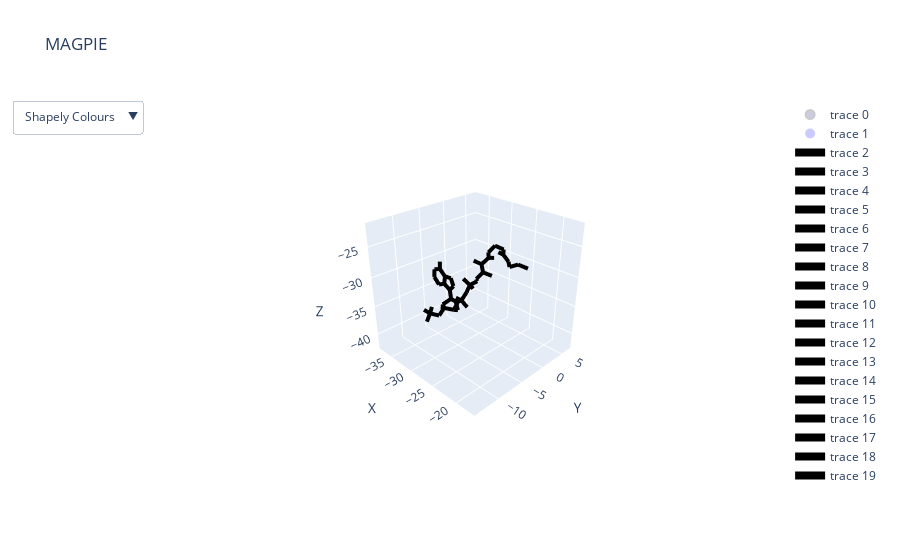

Source (notebook cell):
### Markdown cell above
## 3. Plot points in 3D viewer.

### Code cell
from matplotlib.pyplot import plot
df_target,df_binder = sequence_logo_main.plot(pdb_files, target_chain,binding_chain,is_ligand,plot_list, distance)

### Figure 1 — Plotly figure (JSON) as saved in the notebook; plotly's stock layout.template omitted (floating-point values rounded to 4 significant figures; data arrays with more than 128 entries replaced by an {"elided": "..."} marker saying what was removed)
{"data": [{"hoverinfo": "text", "hoverlabel": {"bgcolor": "yellow", "bordercolor": "black"}, "marker": {"color": {"elided": "834 str values"}, "line": {"color": "black", "width": 2}, "opacity": 0, "size": 9}, "mode": "markers", "text": {"elided": "834 str values"}, "type": "scatter3d", "x": {"elided": "834 float values"}, "y": {"elided": "834 float values"}, "z": {"elided": "834 float values"}}, {"hoverinfo": "text", "hoverlabel": {"bgcolor": "gray", "bordercolor": "white"}, "marker": {"color": ["#0000FF", "#808080", "#0000FF", "#808080", "#808080", "#808080", "#0000FF", "#0000FF", "#808080", "#0000FF", "#808080", "#808080", "#FF0000", "#808080", "#FF0000", "#FFA500", "#FF0000", "#FF0000", "#FF0000", "#808080", "#FF0000", "#808080", "#FF0000", "#FFA500", "#FF0000", "#FF0000", "#FF0000", "#FFA500", "#FF0000", "#FF0000", "#FF0000", "#808080", "#808080", "#808080", "#808080", "#808080", "#FF0000", "#808080", "#FF0000", "#0000FF", "#808080", "#808080", "#808080", "#FF0000", "#0000FF", "#808080", "#808080", "#FFFF00"], "line": {"color": "white", "width": 5}, "opacity": 0, "size": 15}, "mode": "markers", "text": ["N1A", "C2A", "N3A", "C4A", "C5A", "C6A", "N6A", "N7A", "C8A", "N9A", "C1B", "C2B", "O2B", "C3B", "O3B", "P3B", "O7A", "O8A", "O9A", "C4B", "O4B", "C5B", "O5B", "P1A", "O1A", "O2A", "O3A", "P2A", "O4A", "O5A", "O6A", "CBP", "CCP", "CDP", "CEP", "CAP", "OAP", "C9P", "O9P", "N8P", "C7P", "C6P", "C5P", "O5P", "N4P", "C3P", "C2P", "S1P"], "type": "scatter3d", "x": [-31.8, -30.97, -30.3, -30.57, -31.4, -32.05, -32.88, -31.41, -30.61, -30.06, -29.14, -29.79, -28.8, -30.4, -30.65, -32.17, -33.08, -32.4, -32.24, -29.28, -28.77, -29.71, -30.81, -31.16, -32.63, -30.31, -30.71, -31.32, -31.53, -32.49, -30.13, -28.83, -29.47, -27.87, -28.03, -29.91, -30.69, -29.33, -29.22, -28.96, -28.39, -27.0, -26.04, -26.14, -25.09, -24.02, -22.74, -21.95], "y": [-7.781, -8.556, -8.28, -7.029, -6.116, -6.525, -5.752, -4.93, -5.149, -6.403, -6.997, -8.136, -9.064, -7.375, -8.216, -8.771, -7.612, -9.31, -9.853, -6.385, -6.021, -5.143, -4.52, -2.998, -2.845, -2.534, -2.258, -0.926, 0.047, -1.269, -0.388, -0.422, -1.274, 0.59, -1.326, 0.32, -0.633, 1.328, 2.507, 0.881, 1.743, 2.213, 1.061, 0.033, 1.215, 0.249, 0.658, 2.048], "z": [-28.72, -29.42, -30.54, -30.95, -30.34, -29.16, -28.47, -31.06, -32.07, -32.05, -33.0, -33.78, -34.18, -34.96, -36.08, -36.09, -35.77, -37.48, -35.04, -35.26, -33.95, -36.0, -35.31, -35.65, -35.79, -36.78, -34.31, -33.68, -34.79, -32.83, -32.76, -30.72, -31.81, -31.35, -29.77, -29.92, -29.23, -28.94, -29.27, -27.75, -26.72, -27.08, -27.28, -26.62, -28.21, -28.42, -27.75, -28.59]}, {"hoverinfo": "skip", "line": {"color": "black", "width": 8}, "mode": "lines", "type": "scatter3d", "x": [-31.8, -30.97], "y": [-7.781, -8.556], "z": [-28.72, -29.42]}, {"hoverinfo": "skip", "line": {"color": "black", "width": 8}, "mode": "lines", "type": "scatter3d", "x": [-31.8, -32.05], "y": [-7.781, -6.525], "z": [-28.72, -29.16]}, {"hoverinfo": "skip", "line": {"color": "black", "width": 8}, "mode": "lines", "type": "scatter3d", "x": [-31.8, -30.97], "y": [-7.781, -8.556], "z": [-28.72, -29.42]}, {"hoverinfo": "skip", "line": {"color": "black", "width": 8}, "mode": "lines", "type": "scatter3d", "x": [-30.97, -30.3], "y": [-8.556, -8.28], "z": [-29.42, -30.54]}, {"hoverinfo": "skip", "line": {"color": "black", "width": 8}, "mode": "lines", "type": "scatter3d", "x": [-30.97, -30.3], "y": [-8.556, -8.28], "z": [-29.42, -30.54]}, {"hoverinfo": "skip", "line": {"color": "black", "width": 8}, "mode": "lines", "type": "scatter3d", "x": [-30.3, -30.57], "y": [-8.28, -7.029], "z": [-30.54, -30.95]}, {"hoverinfo": "skip", "line": {"color": "black", "width": 8}, "mode": "lines", "type": "scatter3d", "x": [-30.3, -30.57], "y": [-8.28, -7.029], "z": [-30.54, -30.95]}, {"hoverinfo": "skip", "line": {"color": "black", "width": 8}, "mode": "lines", "type": "scatter3d", "x": [-30.57, -31.4], "y": [-7.029, -6.116], "z": [-30.95, -30.34]}, {"hoverinfo": "skip", "line": {"color": "black", "width": 8}, "mode": "lines", "type": "scatter3d", "x": [-30.57, -30.06], "y": [-7.029, -6.403], "z": [-30.95, -32.05]}, {"hoverinfo": "skip", "line": {"color": "black", "width": 8}, "mode": "lines", "type": "scatter3d", "x": [-30.57, -31.4], "y": [-7.029, -6.116], "z": [-30.95, -30.34]}, {"hoverinfo": "skip", "line": {"color": "black", "width": 8}, "mode": "lines", "type": "scatter3d", "x": [-31.4, -32.05], "y": [-6.116, -6.525], "z": [-30.34, -29.16]}, {"hoverinfo": "skip", "line": {"color": "black", "width": 8}, "mode": "lines", "type": "scatter3d", "x": [-31.4, -31.41], "y": [-6.116, -4.93], "z": [-30.34, -31.06]}, {"hoverinfo": "skip", "line": {"color": "black", "width": 8}, "mode": "lines", "type": "scatter3d", "x": [-31.8, -32.05], "y": [-7.781, -6.525], "z": [-28.72, -29.16]}, {"hoverinfo": "skip", "line": {"color": "black", "width": 8}, "mode": "lines", "type": "scatter3d", "x": [-31.4, -32.05], "y": [-6.116, -6.525], "z": [-30.34, -29.16]}, {"hoverinfo": "skip", "line": {"color": "black", "width": 8}, "mode": "lines", "type": "scatter3d", "x": [-32.05, -32.88], "y": [-6.525, -5.752], "z": [-29.16, -28.47]}, {"hoverinfo": "skip", "line": {"color": "black", "width": 8}, "mode": "lines", "type": "scatter3d", "x": [-32.05, -32.88], "y": [-6.525, -5.752], "z": [-29.16, -28.47]}, {"hoverinfo": "skip", "line": {"color": "black", "width": 8}, "mode": "lines", "type": "scatter3d", "x": [-31.4, -31.41], "y": [-6.116, -4.93], "z": [-30.34, -31.06]}, {"hoverinfo": "skip", "line": {"color": "black", "width": 8}, "mode": "lines", "type": "scatter3d", "x": [-31.41, -30.61], "y": [-4.93, -5.149], "z": [-31.06, -32.07]}, {"hoverinfo": "skip", "line": {"color": "black", "width": 8}, "mode": "lines", "type": "scatter3d", "x": [-31.41, -30.61], "y": [-4.93, -5.149], "z": [-31.06, -32.07]}, {"hoverinfo": "skip", "line": {"color": "black", "width": 8}, "mode": "lines", "type": "scatter3d", "x": [-30.61, -30.06], "y": [-5.149, -6.403], "z": [-32.07, -32.05]}, {"hoverinfo": "skip", "line": {"color": "black", "width": 8}, "mode": "lines", "type": "scatter3d", "x": [-30.57, -30.06], "y": [-7.029, -6.403], "z": [-30.95, -32.05]}, {"hoverinfo": "skip", "line": {"color": "black", "width": 8}, "mode": "lines", "type": "scatter3d", "x": [-30.61, -30.06], "y": [-5.149, -6.403], "z": [-32.07, -32.05]}, {"hoverinfo": "skip", "line": {"color": "black", "width": 8}, "mode": "lines", "type": "scatter3d", "x": [-30.06, -29.14], "y": [-6.403, -6.997], "z": [-32.05, -33.0]}, {"hoverinfo": "skip", "line": {"color": "black", "width": 8}, "mode": "lines", "type": "scatter3d", "x": [-30.06, -29.14], "y": [-6.403, -6.997], "z": [-32.05, -33.0]}, {"hoverinfo": "skip", "line": {"color": "black", "width": 8}, "mode": "lines", "type": "scatter3d", "x": [-29.14, -29.79], "y": [-6.997, -8.136], "z": [-33.0, -33.78]}, {"hoverinfo": "skip", "line": {"color": "black", "width": 8}, "mode": "lines", "type": "scatter3d", "x": [-29.14, -28.77], "y": [-6.997, -6.021], "z": [-33.0, -33.95]}, {"hoverinfo": "skip", "line": {"color": "black", "width": 8}, "mode": "lines", "type": "scatter3d", "x": [-29.14, -29.79], "y": [-6.997, -8.136], "z": [-33.0, -33.78]}, {"hoverinfo": "skip", "line": {"color": "black", "width": 8}, "mode": "lines", "type": "scatter3d", "x": [-29.79, -28.8], "y": [-8.136, -9.064], "z": [-33.78, -34.18]}, {"hoverinfo": "skip", "line": {"color": "black", "width": 8}, "mode": "lines", "type": "scatter3d", "x": [-29.79, -30.4], "y": [-8.136, -7.375], "z": [-33.78, -34.96]}, {"hoverinfo": "skip", "line": {"color": "black", "width": 8}, "mode": "lines", "type": "scatter3d", "x": [-29.79, -28.8], "y": [-8.136, -9.064], "z": [-33.78, -34.18]}, {"hoverinfo": "skip", "line": {"color": "black", "width": 8}, "mode": "lines", "type": "scatter3d", "x": [-29.79, -30.4], "y": [-8.136, -7.375], "z": [-33.78, -34.96]}, {"hoverinfo": "skip", "line": {"color": "black", "width": 8}, "mode": "lines", "type": "scatter3d", "x": [-30.4, -30.65], "y": [-7.375, -8.216], "z": [-34.96, -36.08]}, {"hoverinfo": "skip", "line": {"color": "black", "width": 8}, "mode": "lines", "type": "scatter3d", "x": [-30.4, -29.28], "y": [-7.375, -6.385], "z": [-34.96, -35.26]}, {"hoverinfo": "skip", "line": {"color": "black", "width": 8}, "mode": "lines", "type": "scatter3d", "x": [-30.4, -30.65], "y": [-7.375, -8.216], "z": [-34.96, -36.08]}, {"hoverinfo": "skip", "line": {"color": "black", "width": 8}, "mode": "lines", "type": "scatter3d", "x": [-30.65, -32.17], "y": [-8.216, -8.771], "z": [-36.08, -36.09]}, {"hoverinfo": "skip", "line": {"color": "black", "width": 8}, "mode": "lines", "type": "scatter3d", "x": [-30.65, -32.17], "y": [-8.216, -8.771], "z": [-36.08, -36.09]}, {"hoverinfo": "skip", "line": {"color": "black", "width": 8}, "mode": "lines", "type": "scatter3d", "x": [-32.17, -33.08], "y": [-8.771, -7.612], "z": [-36.09, -35.77]}, {"hoverinfo": "skip", "line": {"color": "black", "width": 8}, "mode": "lines", "type": "scatter3d", "x": [-32.17, -32.4], "y": [-8.771, -9.31], "z": [-36.09, -37.48]}, {"hoverinfo": "skip", "line": {"color": "black", "width": 8}, "mode": "lines", "type": "scatter3d", "x": [-32.17, -32.24], "y": [-8.771, -9.853], "z": [-36.09, -35.04]}, {"hoverinfo": "skip", "line": {"color": "black", "width": 8}, "mode": "lines", "type": "scatter3d", "x": [-32.17, -33.08], "y": [-8.771, -7.612], "z": [-36.09, -35.77]}, {"hoverinfo": "skip", "line": {"color": "black", "width": 8}, "mode": "lines", "type": "scatter3d", "x": [-32.17, -32.4], "y": [-8.771, -9.31], "z": [-36.09, -37.48]}, {"hoverinfo": "skip", "line": {"color": "black", "width": 8}, "mode": "lines", "type": "scatter3d", "x": [-32.17, -32.24], "y": [-8.771, -9.853], "z": [-36.09, -35.04]}, {"hoverinfo": "skip", "line": {"color": "black", "width": 8}, "mode": "lines", "type": "scatter3d", "x": [-30.4, -29.28], "y": [-7.375, -6.385], "z": [-34.96, -35.26]}, {"hoverinfo": "skip", "line": {"color": "black", "width": 8}, "mode": "lines", "type": "scatter3d", "x": [-29.28, -28.77], "y": [-6.385, -6.021], "z": [-35.26, -33.95]}, {"hoverinfo": "skip", "line": {"color": "black", "width": 8}, "mode": "lines", "type": "scatter3d", "x": [-29.28, -29.71], "y": [-6.385, -5.143], "z": [-35.26, -36.0]}, {"hoverinfo": "skip", "line": {"color": "black", "width": 8}, "mode": "lines", "type": "scatter3d", "x": [-29.14, -28.77], "y": [-6.997, -6.021], "z": [-33.0, -33.95]}, {"hoverinfo": "skip", "line": {"color": "black", "width": 8}, "mode": "lines", "type": "scatter3d", "x": [-29.28, -28.77], "y": [-6.385, -6.021], "z": [-35.26, -33.95]}, {"hoverinfo": "skip", "line": {"color": "black", "width": 8}, "mode": "lines", "type": "scatter3d", "x": [-29.28, -29.71], "y": [-6.385, -5.143], "z": [-35.26, -36.0]}, {"hoverinfo": "skip", "line": {"color": "black", "width": 8}, "mode": "lines", "type": "scatter3d", "x": [-29.71, -30.81], "y": [-5.143, -4.52], "z": [-36.0, -35.31]}, {"hoverinfo": "skip", "line": {"color": "black", "width": 8}, "mode": "lines", "type": "scatter3d", "x": [-29.71, -30.81], "y": [-5.143, -4.52], "z": [-36.0, -35.31]}, {"hoverinfo": "skip", "line": {"color": "black", "width": 8}, "mode": "lines", "type": "scatter3d", "x": [-30.81, -31.16], "y": [-4.52, -2.998], "z": [-35.31, -35.65]}, {"hoverinfo": "skip", "line": {"color": "black", "width": 8}, "mode": "lines", "type": "scatter3d", "x": [-30.81, -31.16], "y": [-4.52, -2.998], "z": [-35.31, -35.65]}, {"hoverinfo": "skip", "line": {"color": "black", "width": 8}, "mode": "lines", "type": "scatter3d", "x": [-31.16, -32.63], "y": [-2.998, -2.845], "z": [-35.65, -35.79]}, {"hoverinfo": "skip", "line": {"color": "black", "width": 8}, "mode": "lines", "type": "scatter3d", "x": [-31.16, -30.31], "y": [-2.998, -2.534], "z": [-35.65, -36.78]}, {"hoverinfo": "skip", "line": {"color": "black", "width": 8}, "mode": "lines", "type": "scatter3d", "x": [-31.16, -30.71], "y": [-2.998, -2.258], "z": [-35.65, -34.31]}, {"hoverinfo": "skip", "line": {"color": "black", "width": 8}, "mode": "lines", "type": "scatter3d", "x": [-31.16, -32.63], "y": [-2.998, -2.845], "z": [-35.65, -35.79]}, {"hoverinfo": "skip", "line": {"color": "black", "width": 8}, "mode": "lines", "type": "scatter3d", "x": [-31.16, -30.31], "y": [-2.998, -2.534], "z": [-35.65, -36.78]}, {"hoverinfo": "skip", "line": {"color": "black", "width": 8}, "mode": "lines", "type": "scatter3d", "x": [-31.16, -30.71], "y": [-2.998, -2.258], "z": [-35.65, -34.31]}, {"hoverinfo": "skip", "line": {"color": "black", "width": 8}, "mode": "lines", "type": "scatter3d", "x": [-30.71, -31.32], "y": [-2.258, -0.926], "z": [-34.31, -33.68]}, {"hoverinfo": "skip", "line": {"color": "black", "width": 8}, "mode": "lines", "type": "scatter3d", "x": [-30.71, -31.32], "y": [-2.258, -0.926], "z": [-34.31, -33.68]}, {"hoverinfo": "skip", "line": {"color": "black", "width": 8}, "mode": "lines", "type": "scatter3d", "x": [-31.32, -31.53], "y": [-0.926, 0.047], "z": [-33.68, -34.79]}, {"hoverinfo": "skip", "line": {"color": "black", "width": 8}, "mode": "lines", "type": "scatter3d", "x": [-31.32, -32.49], "y": [-0.926, -1.269], "z": [-33.68, -32.83]}, {"hoverinfo": "skip", "line": {"color": "black", "width": 8}, "mode": "lines", "type": "scatter3d", "x": [-31.32, -30.13], "y": [-0.926, -0.388], "z": [-33.68, -32.76]}, {"hoverinfo": "skip", "line": {"color": "black", "width": 8}, "mode": "lines", "type": "scatter3d", "x": [-31.32, -31.53], "y": [-0.926, 0.047], "z": [-33.68, -34.79]}, {"hoverinfo": "skip", "line": {"color": "black", "width": 8}, "mode": "lines", "type": "scatter3d", "x": [-31.32, -32.49], "y": [-0.926, -1.269], "z": [-33.68, -32.83]}, {"hoverinfo": "skip", "line": {"color": "black", "width": 8}, "mode": "lines", "type": "scatter3d", "x": [-31.32, -30.13], "y": [-0.926, -0.388], "z": [-33.68, -32.76]}, {"hoverinfo": "skip", "line": {"color": "black", "width": 8}, "mode": "lines", "type": "scatter3d", "x": [-30.13, -29.47], "y": [-0.388, -1.274], "z": [-32.76, -31.81]}, {"hoverinfo": "skip", "line": {"color": "black", "width": 8}, "mode": "lines", "type": "scatter3d", "x": [-28.83, -29.47], "y": [-0.422, -1.274], "z": [-30.72, -31.81]}, {"hoverinfo": "skip", "line": {"color": "black", "width": 8}, "mode": "lines", "type": "scatter3d", "x": [-28.83, -27.87], "y": [-0.422, 0.59], "z": [-30.72, -31.35]}, {"hoverinfo": "skip", "line": {"color": "black", "width": 8}, "mode": "lines", "type": "scatter3d", "x": [-28.83, -28.03], "y": [-0.422, -1.326], "z": [-30.72, -29.77]}, {"hoverinfo": "skip", "line": {"color": "black", "width": 8}, "mode": "lines", "type": "scatter3d", "x": [-28.83, -29.91], "y": [-0.422, 0.32], "z": [-30.72, -29.92]}, {"hoverinfo": "skip", "line": {"color": "black", "width": 8}, "mode": "lines", "type": "scatter3d", "x": [-30.13, -29.47], "y": [-0.388, -1.274], "z": [-32.76, -31.81]}, {"hoverinfo": "skip", "line": {"color": "black", "width": 8}, "mode": "lines", "type": "scatter3d", "x": [-28.83, -29.47], "y": [-0.422, -1.274], "z": [-30.72, -31.81]}, {"hoverinfo": "skip", "line": {"color": "black", "width": 8}, "mode": "lines", "type": "scatter3d", "x": [-28.83, -27.87], "y": [-0.422, 0.59], "z": [-30.72, -31.35]}, {"hoverinfo": "skip", "line": {"color": "black", "width": 8}, "mode": "lines", "type": "scatter3d", "x": [-28.83, -28.03], "y": [-0.422, -1.326], "z": [-30.72, -29.77]}, {"hoverinfo": "skip", "line": {"color": "black", "width": 8}, "mode": "lines", "type": "scatter3d", "x": [-28.83, -29.91], "y": [-0.422, 0.32], "z": [-30.72, -29.92]}, {"hoverinfo": "skip", "line": {"color": "black", "width": 8}, "mode": "lines", "type": "scatter3d", "x": [-29.91, -30.69], "y": [0.32, -0.633], "z": [-29.92, -29.23]}, {"hoverinfo": "skip", "line": {"color": "black", "width": 8}, "mode": "lines", "type": "scatter3d", "x": [-29.91, -29.33], "y": [0.32, 1.328], "z": [-29.92, -28.94]}, {"hoverinfo": "skip", "line": {"color": "black", "width": 8}, "mode": "lines", "type": "scatter3d", "x": [-29.91, -30.69], "y": [0.32, -0.633], "z": [-29.92, -29.23]}, {"hoverinfo": "skip", "line": {"color": "black", "width": 8}, "mode": "lines", "type": "scatter3d", "x": [-29.91, -29.33], "y": [0.32, 1.328], "z": [-29.92, -28.94]}, {"hoverinfo": "skip", "line": {"color": "black", "width": 8}, "mode": "lines", "type": "scatter3d", "x": [-29.33, -29.22], "y": [1.328, 2.507], "z": [-28.94, -29.27]}, {"hoverinfo": "skip", "line": {"color": "black", "width": 8}, "mode": "lines", "type": "scatter3d", "x": [-29.33, -28.96], "y": [1.328, 0.881], "z": [-28.94, -27.75]}, {"hoverinfo": "skip", "line": {"color": "black", "width": 8}, "mode": "lines", "type": "scatter3d", "x": [-29.33, -29.22], "y": [1.328, 2.507], "z": [-28.94, -29.27]}, {"hoverinfo": "skip", "line": {"color": "black", "width": 8}, "mode": "lines", "type": "scatter3d", "x": [-29.33, -28.96], "y": [1.328, 0.881], "z": [-28.94, -27.75]}, {"hoverinfo": "skip", "line": {"color": "black", "width": 8}, "mode": "lines", "type": "scatter3d", "x": [-28.96, -28.39], "y": [0.881, 1.743], "z": [-27.75, -26.72]}, {"hoverinfo": "skip", "line": {"color": "black", "width": 8}, "mode": "lines", "type": "scatter3d", "x": [-28.96, -28.39], "y": [0.881, 1.743], "z": [-27.75, -26.72]}, {"hoverinfo": "skip", "line": {"color": "black", "width": 8}, "mode": "lines", "type": "scatter3d", "x": [-28.39, -27.0], "y": [1.743, 2.213], "z": [-26.72, -27.08]}, {"hoverinfo": "skip", "line": {"color": "black", "width": 8}, "mode": "lines", "type": "scatter3d", "x": [-28.39, -27.0], "y": [1.743, 2.213], "z": [-26.72, -27.08]}, {"hoverinfo": "skip", "line": {"color": "black", "width": 8}, "mode": "lines", "type": "scatter3d", "x": [-27.0, -26.04], "y": [2.213, 1.061], "z": [-27.08, -27.28]}, {"hoverinfo": "skip", "line": {"color": "black", "width": 8}, "mode": "lines", "type": "scatter3d", "x": [-27.0, -26.04], "y": [2.213, 1.061], "z": [-27.08, -27.28]}, {"hoverinfo": "skip", "line": {"color": "black", "width": 8}, "mode": "lines", "type": "scatter3d", "x": [-26.04, -26.14], "y": [1.061, 0.033], "z": [-27.28, -26.62]}, {"hoverinfo": "skip", "line": {"color": "black", "width": 8}, "mode": "lines", "type": "scatter3d", "x": [-26.04, -25.09], "y": [1.061, 1.215], "z": [-27.28, -28.21]}, {"hoverinfo": "skip", "line": {"color": "black", "width": 8}, "mode": "lines", "type": "scatter3d", "x": [-26.04, -26.14], "y": [1.061, 0.033], "z": [-27.28, -26.62]}, {"hoverinfo": "skip", "line": {"color": "black", "width": 8}, "mode": "lines", "type": "scatter3d", "x": [-26.04, -25.09], "y": [1.061, 1.215], "z": [-27.28, -28.21]}, {"hoverinfo": "skip", "line": {"color": "black", "width": 8}, "mode": "lines", "type": "scatter3d", "x": [-25.09, -24.02], "y": [1.215, 0.249], "z": [-28.21, -28.42]}, {"hoverinfo": "skip", "line": {"color": "black", "width": 8}, "mode": "lines", "type": "scatter3d", "x": [-25.09, -24.02], "y": [1.215, 0.249], "z": [-28.21, -28.42]}, {"hoverinfo": "skip", "line": {"color": "black", "width": 8}, "mode": "lines", "type": "scatter3d", "x": [-24.02, -22.74], "y": [0.249, 0.658], "z": [-28.42, -27.75]}, {"hoverinfo": "skip", "line": {"color": "black", "width": 8}, "mode": "lines", "type": "scatter3d", "x": [-24.02, -22.74], "y": [0.249, 0.658], "z": [-28.42, -27.75]}, {"hoverinfo": "skip", "line": {"color": "black", "width": 8}, "mode": "lines", "type": "scatter3d", "x": [-22.74, -21.95], "y": [0.658, 2.048], "z": [-27.75, -28.59]}, {"hoverinfo": "skip", "line": {"color": "black", "width": 8}, "mode": "lines", "type": "scatter3d", "x": [-22.74, -21.95], "y": [0.658, 2.048], "z": [-27.75, -28.59]}], "layout": {"scene": {"camera": {"eye": {"x": 2, "y": -2, "z": 1.5}}, "xaxis": {"title": {"text": "X"}}, "yaxis": {"title": {"text": "Y"}}, "zaxis": {"title": {"text": "Z"}}}, "title": {"text": "MAGPIE"}, "updatemenus": [{"buttons": [{"args": [{"marker.color": {"elided": "1x834 str values"}}, [0]], "label": "Shapely Colours", "method": "restyle"}, {"args": [{"marker.color": {"elided": "1x834 str values"}}, [0]], "label": "Amino Colours", "method": "restyle"}], "showactive": true}, {"direction": "down", "x": 0.1, "xanchor": "left", "y": 1.1, "yanchor": "top"}]}}
